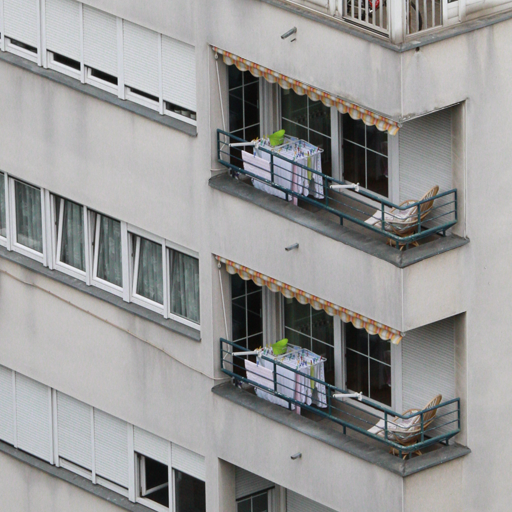
%> input picture data/test11.jpg, 512 x 512 px
$ octave end7.m   (GNU Octave 9; MATLAB toolbox functions it lacks are replaced by stand-ins)
%> lines starting %> are read from the running program, lines starting %| are printed output that depends on the picture
clc;
clear all;
close all;

[filename, user_canceled] = imgetfile;
%> the answer given: data/test11.jpg
im=imread(filename);
%> im is the input picture: size 512x512x3 uint8; mean R, G, B 151.6, 151.3, 150.7
tic; %record time for calculate elapsed time
[row colm]=size(im);
%> row = 512; colm = 1536

resz =imresize(im, [512 512]);
ir = imresize(im,[8,8]); %image resize
figure, imshow(ir);

 ih = rgb2hsv(ir); %convert rgb to hsv
 figure, imshow(ih);
 tic;
 ih_i = ih(:,:,3); %3rd matix
%> ih_i = [0.737 0.761 0.761 0.686 0.718 0.647 0.616 0.686; 0.686 0.671 0.729 0.447 0.38 0.58 0.643 0.714; 0.694 0.761 0.757 0.49 0.435 0.243 0.506 0.694; 0.553 0.569 0.675 0.69 0.596 0.435 0.427 0.671; 0.682 0.62 0.541 0.467 0.482 0.647 0.651 0.722; 0.745 0.749 0.678 0.455 0.373 0.278 0.514 0.678; 0.729 0.737 0.718 0.631 0.533 0.357 0.451 0.647; 0.639 0.651 0.478 0.49 0.569 0.62 0.533 0.682]
 ih_k = ih(:,:,1);
%> ih_k = [0.6 0.567 0.583 0.0417 0.0833 0.0833 0.0741 0.0926; 0 0.583 0.611 0.111 0.13 0.0741 0.0667 0.111; 0 0 0 0.583 0.583 0 0.167 0.0833; 0.528 0.533 0.667 0 0.667 0.583 0.167 0.0833; 0.0833 0.583 0.524 0.0833 0.1 0.0556 0.0833 0.0833; 0 0.0556 0 0.583 0.524 0.111 0.125 0.0833; 0.571 0.583 0.833 0.667 0.625 0.556 0.25 0.111; 0.167 0.583 0.583 0.167 0.167 0 0.0952 0.0833]
 ih_l = ih(:,:,2);
%> ih_l = [0.0266 0.0258 0.0103 0.0229 0.0328 0.0364 0.0573 0.0514; 0.00571 0.0117 0.0161 0.0263 0.0928 0.0608 0.0305 0.0165; 0 0.0103 0.0104 0.032 0.108 0 0.0155 0.0226; 0.0426 0.0345 0.00581 0.00568 0.0263 0.018 0.0183 0.0117; 0.023 0.0127 0.0507 0.0336 0.0813 0.0364 0.0361 0.0217; 0.00526 0.0157 0.0116 0.0172 0.0737 0.0423 0.0305 0.0231; 0.0376 0.0213 0.00546 0.00621 0.0588 0.033 0.0174 0.0182; 0.00613 0.0241 0.0328 0.008 0.0069 0 0.0515 0.0345]
%%%===================ROPT
H =[1 1;
     1 -1];

 K1 = kron(H,H);
 K2 = kron(K1,H);
 K3 = kron(K2,H);

 v = [1 2+i 3+i 4+i 4+i 3+i 2+i 1];
 mul = zeros(8,8);
 for i= 1:8
    for j = 1:8
        if(i==j)
            if K2(i,j)== -1
                go = true;
                j =1;
                while go
                    mul(i,j)= K2(i,j).*v(1,j);
                    j = j+1;
                    if (j>8)
                        go= false;
                    end
                end
                if go == false
                        break;
                end
            else
                mul(i,j)= K2(i,j);
            end
        else
            mul(i,j) = K2(i,j);
        end
    end
 end

 in = inv(mul);


%%%%=============Multiply
 trMat = in.*ih_i;

trMat_real = abs(trMat); %convert to real number
%> trMat_real = [0.0922 0.0951 0.0951 0.0858 0.0897 0.0809 0.077 0.0858; 0.0858 0.0375 0.0408 0.0559 0.0213 0.0725 0.0804 0.0399; 0.0868 0.0301 0.0299 0.0613 0.0172 0.0304 0.0632 0.0274; 0.0691 0.0172 0.0204 0.0863 0.0181 0.0544 0.0534 0.0203; 0.0853 0.0188 0.0164 0.0583 0.0146 0.0809 0.0814 0.0219; 0.0931 0.0296 0.0268 0.0569 0.0147 0.0348 0.0642 0.0268; 0.0912 0.0412 0.0401 0.0789 0.0298 0.0446 0.0564 0.0362; 0.0799 0.0814 0.0598 0.0613 0.0711 0.0775 0.0667 0.0853]
 large = (max(trMat_real(:)));
%> large = 0.0951
%  largest = max(large); %max value
 divi = trMat_real./large; %divide each element of first matrix
%> divi = [0.969 1 1 0.902 0.943 0.851 0.809 0.902; 0.902 0.394 0.429 0.588 0.224 0.763 0.845 0.42; 0.912 0.316 0.315 0.644 0.181 0.32 0.665 0.289; 0.727 0.181 0.215 0.907 0.19 0.572 0.562 0.214; 0.897 0.198 0.173 0.613 0.154 0.851 0.856 0.23; 0.979 0.311 0.282 0.598 0.155 0.366 0.675 0.282; 0.959 0.433 0.422 0.83 0.314 0.469 0.593 0.38; 0.84 0.856 0.629 0.644 0.747 0.814 0.701 0.897]
 s=double(ir);
 trDiv = trMat_real/500;
%> trDiv = [0.000184 0.00019 0.00019 0.000172 0.000179 0.000162 0.000154 0.000172; 0.000172 7.5e-05 8.16e-05 0.000112 4.25e-05 0.000145 0.000161 7.98e-05; 0.000174 6.01e-05 5.98e-05 0.000123 3.44e-05 6.08e-05 0.000126 5.49e-05; 0.000138 3.45e-05 4.09e-05 0.000173 3.61e-05 0.000109 0.000107 4.07e-05; 0.000171 3.76e-05 3.28e-05 0.000117 2.92e-05 0.000162 0.000163 4.38e-05; 0.000186 5.92e-05 5.36e-05 0.000114 2.95e-05 6.96e-05 0.000128 5.36e-05; 0.000182 8.24e-05 8.02e-05 0.000158 5.96e-05 8.92e-05 0.000113 7.23e-05; 0.00016 0.000163 0.00012 0.000123 0.000142 0.000155 0.000133 0.000171]
 retr=imresize(trDiv,[512 512]);
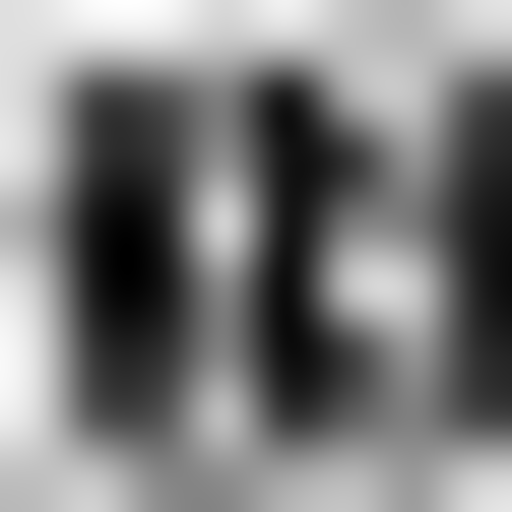
%> retr: size 512x512 double; min 1.92e-05, max 0.000207, mean 0.000111; drawn with min black and max white
 trAdd = retr+double(resz);
 tw=trAdd/255;
 imshow(tw);

 ttt=imresize(tw, [512 512]);
 img = rgb2gray(im);
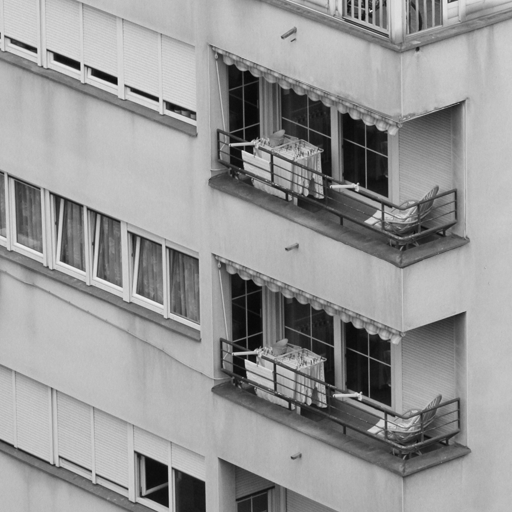
%> img: size 512x512 uint8; min 6, max 239, mean 151.3
I = resz;
I1 = I(1:256,1:256,3);
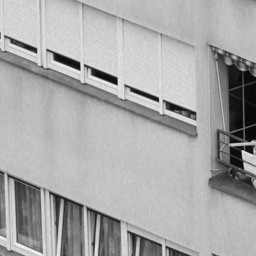
%> I1: size 256x256 uint8; min 0, max 248, mean 168.4
I2 = I(257:512,1:256,3);
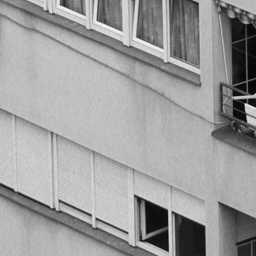
%> I2: size 256x256 uint8; min 3, max 247, mean 156.7
I3 = I(1:256,257:512,3);
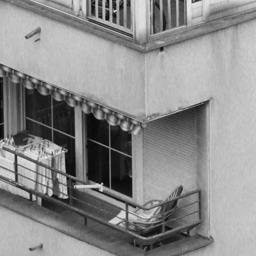
%> I3: size 256x256 uint8; min 3, max 241, mean 139.5
I4 = I(257:512, 257:512,3);
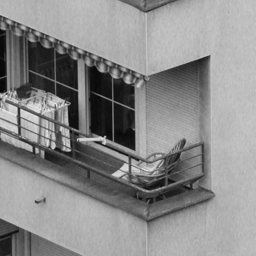
%> I4: size 256x256 uint8; min 0, max 235, mean 138.4
% figure, imshow(I1);
% figure, imshow(I2);
% figure, imshow(I3);
% figure, imshow(I4);
I = [I1 I2 I3 I4];
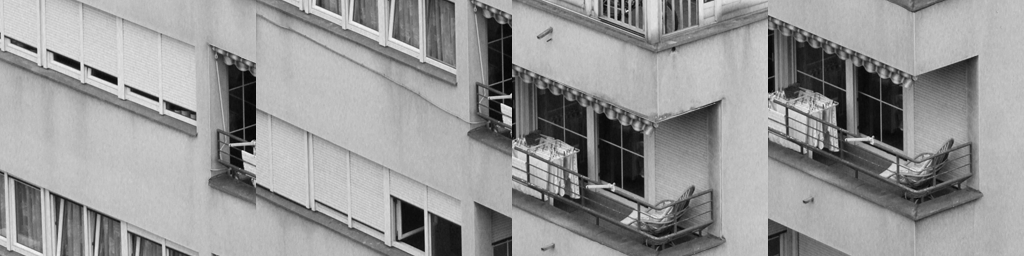
%> I: size 256x1024 uint8; min 0, max 248, mean 150.7
ct=1;
if (ct==1)
for rs=1:4
    mh1 = I(rs);
 for br=1:4
        mh2 = I(br);
%> (the run ends here)

$ run again, on data/test16.jpg
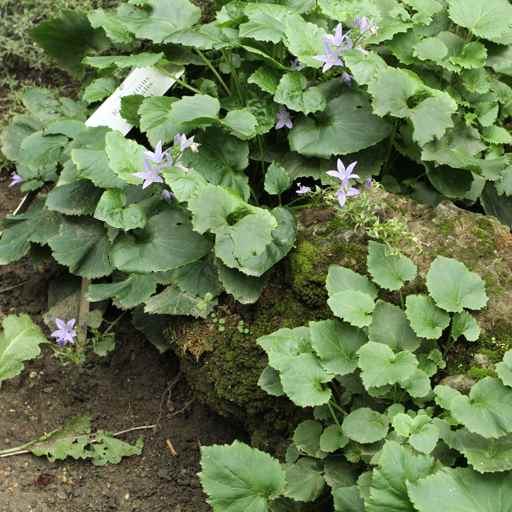
%> input picture data/test16.jpg, 512 x 512 px
%> im is the input picture: size 512x512x3 uint8; mean R, G, B 102.5, 120.8, 79.7
%> ih_i = [0.365 0.443 0.608 0.514 0.659 0.722 0.631 0.651; 0.463 0.596 0.627 0.392 0.459 0.514 0.58 0.545; 0.549 0.667 0.659 0.451 0.353 0.424 0.306 0.494; 0.404 0.447 0.498 0.616 0.439 0.463 0.486 0.404; 0.306 0.38 0.443 0.376 0.29 0.549 0.616 0.58; 0.506 0.271 0.161 0.259 0.557 0.596 0.529 0.439; 0.404 0.341 0.251 0.196 0.325 0.447 0.576 0.6; 0.506 0.439 0.337 0.518 0.447 0.431 0.655 0.553]
%> ih_k = [0.224 0.252 0.267 0.26 0.27 0.261 0.259 0.261; 0.23 0.26 0.264 0.261 0.266 0.275 0.259 0.253; 0.269 0.283 0.273 0.268 0.269 0.256 0.253 0.255; 0.259 0.275 0.281 0.269 0.236 0.188 0.181 0.175; 0.189 0.25 0.269 0.24 0.21 0.242 0.245 0.207; 0.198 0.157 0.144 0.167 0.253 0.263 0.256 0.218; 0.133 0.167 0.119 0.194 0.245 0.257 0.256 0.254; 0.124 0.157 0.128 0.26 0.252 0.257 0.272 0.269]
%> ih_l = [0.409 0.434 0.277 0.397 0.327 0.239 0.391 0.349; 0.314 0.27 0.256 0.44 0.402 0.282 0.365 0.46; 0.279 0.271 0.214 0.4 0.344 0.241 0.397 0.389; 0.282 0.325 0.299 0.312 0.366 0.398 0.387 0.398; 0.282 0.289 0.319 0.333 0.473 0.364 0.35 0.338; 0.287 0.261 0.366 0.485 0.352 0.375 0.4 0.438; 0.34 0.322 0.328 0.36 0.386 0.404 0.381 0.373; 0.302 0.295 0.302 0.364 0.412 0.418 0.341 0.369]
%> trMat_real = [0.0456 0.0554 0.076 0.0642 0.0824 0.0902 0.0789 0.0814; 0.0578 0.0333 0.0351 0.049 0.0256 0.0642 0.0725 0.0305; 0.0686 0.0264 0.026 0.0564 0.014 0.0529 0.0382 0.0195; 0.0505 0.0136 0.0151 0.077 0.0133 0.0578 0.0608 0.0122; 0.0382 0.0115 0.0134 0.0471 0.0088 0.0686 0.077 0.0176; 0.0632 0.0107 0.00636 0.0324 0.022 0.0745 0.0662 0.0174; 0.0505 0.0191 0.014 0.0245 0.0182 0.0559 0.0721 0.0335; 0.0632 0.0549 0.0422 0.0647 0.0559 0.0539 0.0819 0.0691]
%> large = 0.0902
%> divi = [0.505 0.614 0.842 0.712 0.913 1 0.875 0.902; 0.641 0.369 0.389 0.543 0.284 0.712 0.804 0.338; 0.761 0.292 0.289 0.625 0.155 0.587 0.424 0.217; 0.56 0.15 0.167 0.853 0.148 0.641 0.674 0.136; 0.424 0.128 0.149 0.522 0.0975 0.761 0.853 0.195; 0.701 0.119 0.0705 0.359 0.244 0.826 0.734 0.192; 0.56 0.211 0.156 0.272 0.202 0.62 0.799 0.372; 0.701 0.609 0.467 0.717 0.62 0.598 0.908 0.766]
%> trDiv = [9.12e-05 0.000111 0.000152 0.000128 0.000165 0.00018 0.000158 0.000163; 0.000116 6.66e-05 7.02e-05 9.8e-05 5.13e-05 0.000128 0.000145 6.09e-05; 0.000137 5.27e-05 5.21e-05 0.000113 2.79e-05 0.000106 7.65e-05 3.91e-05; 0.000101 2.71e-05 3.02e-05 0.000154 2.66e-05 0.000116 0.000122 2.45e-05; 7.65e-05 2.31e-05 2.69e-05 9.41e-05 1.76e-05 0.000137 0.000154 3.52e-05; 0.000126 2.14e-05 1.27e-05 6.47e-05 4.4e-05 0.000149 0.000132 3.47e-05; 0.000101 3.81e-05 2.81e-05 4.9e-05 3.64e-05 0.000112 0.000144 6.71e-05; 0.000126 0.00011 8.43e-05 0.000129 0.000112 0.000108 0.000164 0.000138]
%> `I4 = I(257:512, 257:512,3);`:
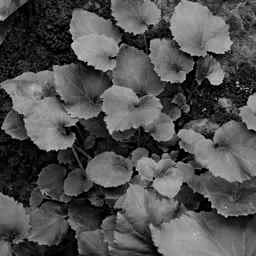
%> I4: size 256x256 uint8; min 0, max 212, mean 80.9
%> `I = [I1 I2 I3 I4];`:
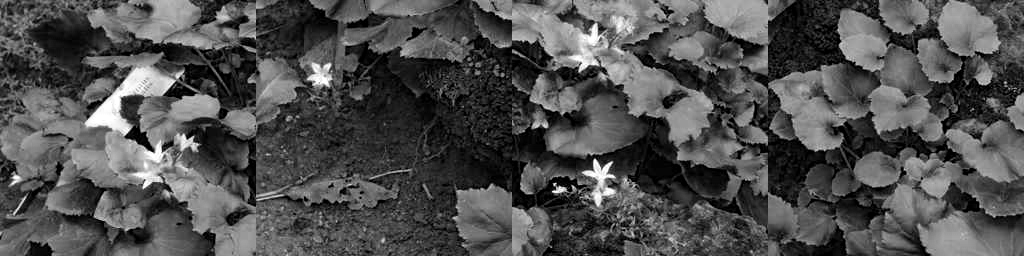
%> I: size 256x1024 uint8; min 0, max 255, mean 79.7

$ run again, on data/test2.jpg
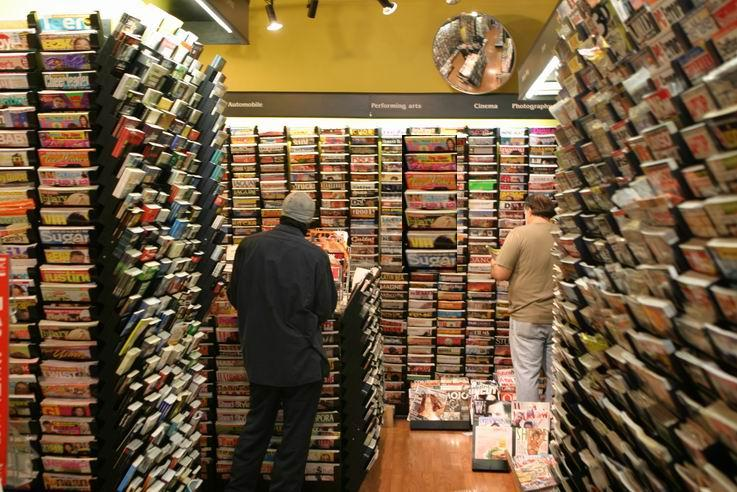
%> input picture data/test2.jpg, 737 x 492 px
%> im is the input picture: size 492x737x3 uint8; mean R, G, B 116.3, 93.4, 65.9
%> `resz =imresize(im, [512 512]);`:
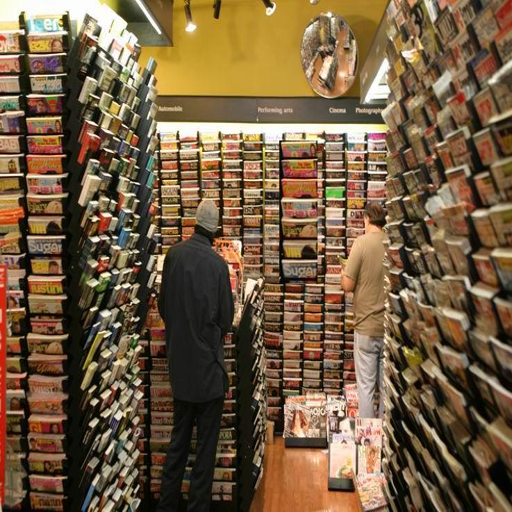
%> resz: size 512x512x3 uint8; mean R, G, B 116.3, 93.4, 66
%> ih_i = [0.69 0.659 0.639 0.741 0.718 0.584 0.522 0.439; 0.4 0.396 0.651 0.694 0.651 0.58 0.518 0.431; 0.49 0.369 0.518 0.647 0.604 0.596 0.439 0.404; 0.443 0.349 0.4 0.49 0.518 0.596 0.443 0.455; 0.431 0.306 0.243 0.318 0.475 0.576 0.463 0.42; 0.396 0.333 0.247 0.145 0.431 0.522 0.424 0.345; 0.392 0.314 0.259 0.133 0.51 0.725 0.341 0.278; 0.322 0.286 0.192 0.169 0.631 0.769 0.322 0.255]
%> ih_k = [0.115 0.143 0.122 0.12 0.116 0.102 0.101 0.0733; 0.0772 0.115 0.12 0.118 0.113 0.0969 0.0918 0.0816; 0.0682 0.0833 0.1 0.0862 0.0774 0.0833 0.0833 0.0801; 0.0833 0.1 0.0965 0.0789 0.0792 0.0769 0.0906 0.0833; 0.0778 0.119 0.098 0.0705 0.0786 0.0786 0.0937 0.0868; 0.0628 0.115 0.0833 0.13 0.0719 0.0729 0.0972 0.0921; 0.0591 0.0952 0.0897 0.107 0.0755 0.0625 0.0937 0.0952; 0.0674 0.103 0.108 0.0985 0.0689 0.0705 0.0944 0.099]
%> ih_l = [0.222 0.125 0.528 0.804 0.678 0.537 0.436 0.446; 0.402 0.317 0.452 0.559 0.47 0.291 0.371 0.427; 0.528 0.426 0.303 0.352 0.364 0.303 0.411 0.505; 0.531 0.337 0.373 0.456 0.462 0.428 0.407 0.483; 0.545 0.359 0.274 0.321 0.438 0.476 0.407 0.449; 0.604 0.376 0.381 0.243 0.464 0.361 0.444 0.432; 0.62 0.35 0.394 0.412 0.408 0.259 0.368 0.493; 0.573 0.288 0.347 0.512 0.646 0.398 0.366 0.492]
%> trMat_real = [0.0863 0.0824 0.0799 0.0926 0.0897 0.073 0.0652 0.0549; 0.05 0.0221 0.0364 0.0868 0.0364 0.0725 0.0647 0.0241; 0.0613 0.0146 0.0205 0.0809 0.0239 0.0745 0.0549 0.016; 0.0554 0.0106 0.0121 0.0613 0.0157 0.0745 0.0554 0.0138; 0.0539 0.00927 0.00737 0.0397 0.0144 0.0721 0.0578 0.0127; 0.0495 0.0132 0.00977 0.0181 0.0171 0.0652 0.0529 0.0136; 0.049 0.0175 0.0145 0.0167 0.0285 0.0907 0.0426 0.0156; 0.0402 0.0358 0.024 0.0211 0.0789 0.0961 0.0402 0.0319]
%> large = 0.0961
%> divi = [0.898 0.857 0.832 0.964 0.934 0.76 0.679 0.571; 0.52 0.23 0.379 0.903 0.379 0.755 0.673 0.251; 0.638 0.152 0.213 0.842 0.248 0.776 0.571 0.166; 0.577 0.11 0.126 0.638 0.163 0.776 0.577 0.144; 0.561 0.0965 0.0767 0.413 0.15 0.75 0.602 0.132; 0.515 0.137 0.102 0.189 0.177 0.679 0.551 0.142; 0.51 0.183 0.151 0.173 0.297 0.944 0.444 0.162; 0.418 0.372 0.25 0.219 0.821 1 0.418 0.332]
%> trDiv = [0.000173 0.000165 0.00016 0.000185 0.000179 0.000146 0.00013 0.00011; 0.0001 4.43e-05 7.28e-05 0.000174 7.28e-05 0.000145 0.000129 4.82e-05; 0.000123 2.91e-05 4.09e-05 0.000162 4.77e-05 0.000149 0.00011 3.19e-05; 0.000111 2.12e-05 2.43e-05 0.000123 3.14e-05 0.000149 0.000111 2.76e-05; 0.000108 1.85e-05 1.47e-05 7.94e-05 2.88e-05 0.000144 0.000116 2.54e-05; 9.9e-05 2.64e-05 1.95e-05 3.63e-05 3.41e-05 0.00013 0.000106 2.73e-05; 9.8e-05 3.51e-05 2.89e-05 3.33e-05 5.7e-05 0.000181 8.53e-05 3.11e-05; 8.04e-05 7.16e-05 4.8e-05 4.22e-05 0.000158 0.000192 8.04e-05 6.37e-05]
%> `I = [I1 I2 I3 I4];`:
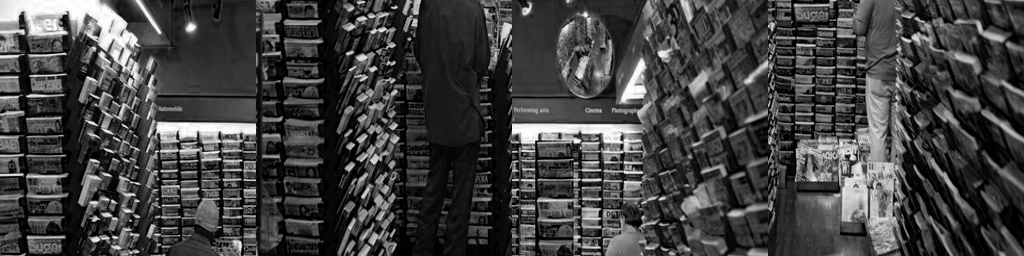
%> I: size 256x1024 uint8; min 0, max 255, mean 66

$ run again, on data/test4.jpg
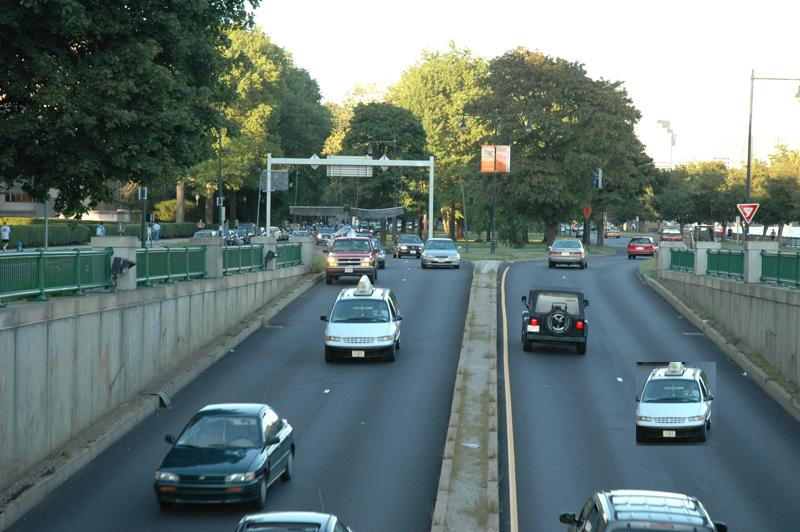
%> input picture data/test4.jpg, 800 x 532 px
%> im is the input picture: size 532x800x3 uint8; mean R, G, B 102.6, 119.6, 117
%> ih_i = [0.122 0.165 0.643 1 0.957 0.918 1 1; 0.149 0.196 0.435 0.714 0.631 0.416 0.867 1; 0.149 0.231 0.365 0.392 0.435 0.298 0.518 0.737; 0.361 0.38 0.376 0.435 0.42 0.376 0.408 0.424; 0.435 0.494 0.482 0.557 0.545 0.482 0.478 0.439; 0.533 0.475 0.431 0.463 0.478 0.42 0.537 0.404; 0.431 0.357 0.49 0.455 0.439 0.486 0.494 0.404; 0.31 0.251 0.325 0.451 0.435 0.467 0.612 0.416]
%> ih_k = [0.394 0.389 0.231 0 0.167 0.167 0 0; 0.375 0.38 0.233 0.218 0.176 0.241 0.25 0; 0.383 0.304 0.285 0.383 0.215 0.284 0.278 0.151; 0.417 0.424 0.486 0.516 0.442 0.452 0.456 0.422; 0.477 0.487 0.492 0.548 0.55 0.554 0.552 0.456; 0.5 0.5 0.556 0.56 0.542 0.557 0.56 0.518; 0.479 0.539 0.551 0.562 0.517 0.559 0.556 0.556; 0.543 0.556 0.545 0.561 0.51 0.548 0.55 0.558]
%> ih_l = [0.355 0.429 0.159 0 0.0574 0.0214 0 0; 0.316 0.36 0.315 0.143 0.342 0.17 0.0181 0; 0.263 0.288 0.258 0.2 0.279 0.224 0.114 0.165; 0.261 0.227 0.24 0.189 0.187 0.219 0.144 0.157; 0.261 0.198 0.171 0.268 0.266 0.252 0.262 0.17; 0.132 0.14 0.3 0.356 0.23 0.299 0.343 0.184; 0.145 0.33 0.392 0.371 0.179 0.298 0.333 0.35; 0.291 0.469 0.398 0.357 0.153 0.261 0.276 0.377]
%> trMat_real = [0.0152 0.0206 0.0804 0.125 0.12 0.115 0.125 0.125; 0.0186 0.011 0.0243 0.0892 0.0353 0.052 0.108 0.0559; 0.0186 0.00915 0.0144 0.049 0.0172 0.0373 0.0647 0.0291; 0.0451 0.0115 0.0114 0.0544 0.0127 0.0471 0.051 0.0128; 0.0544 0.015 0.0146 0.0696 0.0165 0.0603 0.0598 0.0133; 0.0667 0.0188 0.0171 0.0578 0.0189 0.0525 0.0672 0.016; 0.0539 0.0199 0.0274 0.0569 0.0246 0.0608 0.0618 0.0226; 0.0387 0.0314 0.0407 0.0564 0.0544 0.0583 0.0765 0.052]
%> large = 0.125
%> divi = [0.122 0.165 0.643 1 0.957 0.918 1 1; 0.149 0.0877 0.195 0.714 0.282 0.416 0.867 0.447; 0.149 0.0732 0.115 0.392 0.138 0.298 0.518 0.233; 0.361 0.0923 0.0913 0.435 0.102 0.376 0.408 0.103; 0.435 0.12 0.117 0.557 0.132 0.482 0.478 0.107; 0.533 0.15 0.136 0.463 0.151 0.42 0.537 0.128; 0.431 0.16 0.219 0.455 0.196 0.486 0.494 0.181; 0.31 0.251 0.325 0.451 0.435 0.467 0.612 0.416]
%> trDiv = [3.04e-05 4.12e-05 0.000161 0.00025 0.000239 0.000229 0.00025 0.00025; 3.73e-05 2.19e-05 4.87e-05 0.000178 7.06e-05 0.000104 0.000217 0.000112; 3.73e-05 1.83e-05 2.88e-05 9.8e-05 3.44e-05 7.45e-05 0.000129 5.83e-05; 9.02e-05 2.31e-05 2.28e-05 0.000109 2.54e-05 9.41e-05 0.000102 2.57e-05; 0.000109 3e-05 2.92e-05 0.000139 3.31e-05 0.000121 0.00012 2.66e-05; 0.000133 3.75e-05 3.41e-05 0.000116 3.78e-05 0.000105 0.000134 3.19e-05; 0.000108 3.99e-05 5.48e-05 0.000114 4.91e-05 0.000122 0.000124 4.52e-05; 7.75e-05 6.27e-05 8.14e-05 0.000113 0.000109 0.000117 0.000153 0.000104]
%> `I = [I1 I2 I3 I4];`:
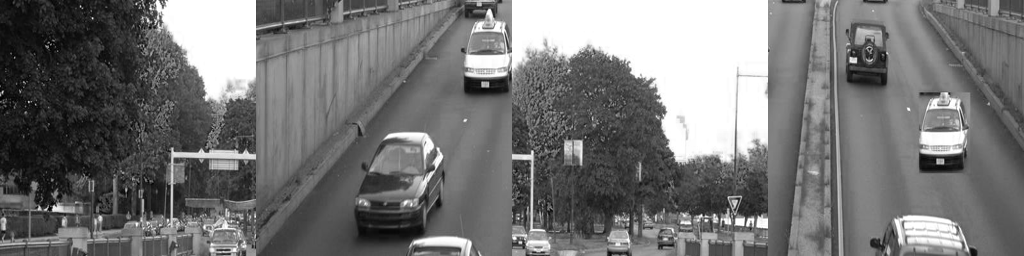
%> I: size 256x1024 uint8; min 0, max 255, mean 117
